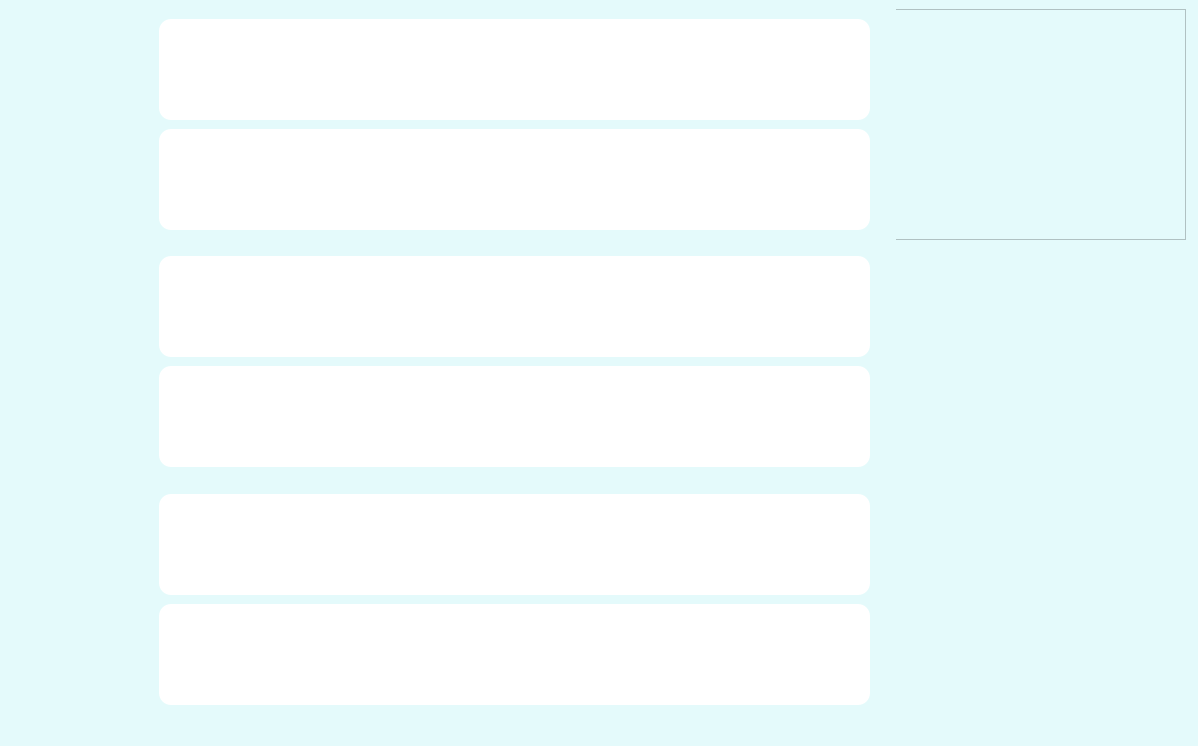
<?xml version="1.0" encoding="UTF-8"?>
<ui version="4.0">
 <class>MainWindow</class>
 <widget class="QMainWindow" name="MainWindow">
  <property name="geometry">
   <rect>
    <x>0</x>
    <y>0</y>
    <width>1198</width>
    <height>746</height>
   </rect>
  </property>
  <property name="windowTitle">
   <string>MainWindow</string>
  </property>
  <property name="styleSheet">
   <string notr="true">background-color: rgb(228, 250, 251)</string>
  </property>
  <widget class="QWidget" name="centralwidget">
   <layout class="QGridLayout" name="gridLayout">
    <item row="0" column="3">
     <widget class="QWidget" name="widget_2" native="true">
      <widget class="QFrame" name="frame">
       <property name="geometry">
        <rect>
         <x>-1</x>
         <y>0</y>
         <width>291</width>
         <height>231</height>
        </rect>
       </property>
       <property name="frameShape">
        <enum>QFrame::StyledPanel</enum>
       </property>
       <property name="frameShadow">
        <enum>QFrame::Raised</enum>
       </property>
      </widget>
     </widget>
    </item>
    <item row="2" column="0" colspan="3">
     <widget class="QWidget" name="widget_6" native="true">
      <widget class="QFrame" name="frameBox_5">
       <property name="geometry">
        <rect>
         <x>150</x>
         <y>10</y>
         <width>711</width>
         <height>101</height>
        </rect>
       </property>
       <property name="styleSheet">
        <string notr="true">background-color: rgb(255, 255, 255);
border-radius: 12px;</string>
       </property>
       <property name="frameShape">
        <enum>QFrame::Box</enum>
       </property>
       <property name="frameShadow">
        <enum>QFrame::Raised</enum>
       </property>
       <widget class="QLabel" name="imageLabel_5">
        <property name="geometry">
         <rect>
          <x>4</x>
          <y>9</y>
          <width>181</width>
          <height>91</height>
         </rect>
        </property>
        <property name="text">
         <string/>
        </property>
       </widget>
       <widget class="QLabel" name="nameLabel_5">
        <property name="geometry">
         <rect>
          <x>200</x>
          <y>10</y>
          <width>211</width>
          <height>51</height>
         </rect>
        </property>
        <property name="styleSheet">
         <string notr="true">font: 75 10pt &quot;Calibri&quot;;</string>
        </property>
        <property name="text">
         <string/>
        </property>
       </widget>
       <widget class="QLabel" name="addrLabel_5">
        <property name="geometry">
         <rect>
          <x>200</x>
          <y>60</y>
          <width>451</width>
          <height>31</height>
         </rect>
        </property>
        <property name="styleSheet">
         <string notr="true">ont: 9pt &quot;Calibri&quot;;</string>
        </property>
        <property name="text">
         <string/>
        </property>
       </widget>
       <widget class="QLabel" name="categoryLabel_5">
        <property name="geometry">
         <rect>
          <x>420</x>
          <y>10</y>
          <width>211</width>
          <height>51</height>
         </rect>
        </property>
        <property name="styleSheet">
         <string notr="true">ont: 9pt &quot;Calibri&quot;;</string>
        </property>
        <property name="text">
         <string/>
        </property>
       </widget>
       <widget class="QPushButton" name="favoriteButton_5">
        <property name="geometry">
         <rect>
          <x>650</x>
          <y>0</y>
          <width>51</width>
          <height>51</height>
         </rect>
        </property>
        <property name="styleSheet">
         <string notr="true">QPushButton {
    border: none;
}

QPushButton:pressed {
    icon-opacity: 0.5;
}
</string>
        </property>
        <property name="text">
         <string/>
        </property>
        <property name="icon">
         <iconset>
          <normaloff>../ASSETS/Yeu thich icon.png</normaloff>../ASSETS/Yeu thich icon.png</iconset>
        </property>
        <property name="iconSize">
         <size>
          <width>60</width>
          <height>70</height>
         </size>
        </property>
        <property name="flat">
         <bool>true</bool>
        </property>
       </widget>
      </widget>
      <widget class="QFrame" name="frameBox_6">
       <property name="geometry">
        <rect>
         <x>150</x>
         <y>120</y>
         <width>711</width>
         <height>101</height>
        </rect>
       </property>
       <property name="mouseTracking">
        <bool>false</bool>
       </property>
       <property name="styleSheet">
        <string notr="true">background-color: rgb(255, 255, 255);
border-radius: 12px;</string>
       </property>
       <property name="frameShape">
        <enum>QFrame::Box</enum>
       </property>
       <property name="frameShadow">
        <enum>QFrame::Raised</enum>
       </property>
       <widget class="QLabel" name="imageLabel_6">
        <property name="geometry">
         <rect>
          <x>4</x>
          <y>9</y>
          <width>181</width>
          <height>91</height>
         </rect>
        </property>
        <property name="text">
         <string/>
        </property>
       </widget>
       <widget class="QLabel" name="nameLabel_6">
        <property name="geometry">
         <rect>
          <x>200</x>
          <y>10</y>
          <width>211</width>
          <height>51</height>
         </rect>
        </property>
        <property name="styleSheet">
         <string notr="true">font: 75 10pt &quot;Calibri&quot;;</string>
        </property>
        <property name="text">
         <string/>
        </property>
       </widget>
       <widget class="QLabel" name="addrLabel_6">
        <property name="geometry">
         <rect>
          <x>200</x>
          <y>60</y>
          <width>451</width>
          <height>31</height>
         </rect>
        </property>
        <property name="styleSheet">
         <string notr="true">ont: 9pt &quot;Calibri&quot;;</string>
        </property>
        <property name="text">
         <string/>
        </property>
       </widget>
       <widget class="QLabel" name="categoryLabel_6">
        <property name="geometry">
         <rect>
          <x>420</x>
          <y>10</y>
          <width>211</width>
          <height>51</height>
         </rect>
        </property>
        <property name="text">
         <string/>
        </property>
       </widget>
       <widget class="QPushButton" name="favoriteButton_6">
        <property name="geometry">
         <rect>
          <x>650</x>
          <y>0</y>
          <width>51</width>
          <height>51</height>
         </rect>
        </property>
        <property name="styleSheet">
         <string notr="true">QPushButton {
    border: none;
}

QPushButton:pressed {
    icon-opacity: 0.5;
}
</string>
        </property>
        <property name="text">
         <string/>
        </property>
        <property name="icon">
         <iconset>
          <normaloff>../ASSETS/Yeu thich icon.png</normaloff>../ASSETS/Yeu thich icon.png</iconset>
        </property>
        <property name="iconSize">
         <size>
          <width>60</width>
          <height>70</height>
         </size>
        </property>
        <property name="flat">
         <bool>true</bool>
        </property>
       </widget>
      </widget>
     </widget>
    </item>
    <item row="1" column="0" colspan="3">
     <widget class="QWidget" name="widget" native="true">
      <widget class="QFrame" name="frameBox_3">
       <property name="geometry">
        <rect>
         <x>150</x>
         <y>10</y>
         <width>711</width>
         <height>101</height>
        </rect>
       </property>
       <property name="styleSheet">
        <string notr="true">background-color: rgb(255, 255, 255);
border-radius: 12px;</string>
       </property>
       <property name="frameShape">
        <enum>QFrame::Box</enum>
       </property>
       <property name="frameShadow">
        <enum>QFrame::Raised</enum>
       </property>
       <widget class="QLabel" name="imageLabel_3">
        <property name="geometry">
         <rect>
          <x>4</x>
          <y>9</y>
          <width>181</width>
          <height>91</height>
         </rect>
        </property>
        <property name="text">
         <string/>
        </property>
       </widget>
       <widget class="QLabel" name="nameLabel_3">
        <property name="geometry">
         <rect>
          <x>200</x>
          <y>10</y>
          <width>211</width>
          <height>51</height>
         </rect>
        </property>
        <property name="styleSheet">
         <string notr="true">font: 75 10pt &quot;Calibri&quot;;</string>
        </property>
        <property name="text">
         <string/>
        </property>
       </widget>
       <widget class="QLabel" name="addrLabel_3">
        <property name="geometry">
         <rect>
          <x>200</x>
          <y>60</y>
          <width>451</width>
          <height>31</height>
         </rect>
        </property>
        <property name="styleSheet">
         <string notr="true">ont: 9pt &quot;Calibri&quot;;</string>
        </property>
        <property name="text">
         <string/>
        </property>
       </widget>
       <widget class="QLabel" name="categoryLabel_3">
        <property name="geometry">
         <rect>
          <x>420</x>
          <y>10</y>
          <width>211</width>
          <height>51</height>
         </rect>
        </property>
        <property name="styleSheet">
         <string notr="true">ont: 9pt &quot;Calibri&quot;;</string>
        </property>
        <property name="text">
         <string/>
        </property>
       </widget>
       <widget class="QPushButton" name="favoriteButton_3">
        <property name="geometry">
         <rect>
          <x>650</x>
          <y>0</y>
          <width>51</width>
          <height>51</height>
         </rect>
        </property>
        <property name="styleSheet">
         <string notr="true">QPushButton {
    border: none;
}

QPushButton:pressed {
    icon-opacity: 0.5;
}
</string>
        </property>
        <property name="text">
         <string/>
        </property>
        <property name="icon">
         <iconset>
          <normaloff>../ASSETS/Yeu thich icon.png</normaloff>../ASSETS/Yeu thich icon.png</iconset>
        </property>
        <property name="iconSize">
         <size>
          <width>60</width>
          <height>70</height>
         </size>
        </property>
        <property name="flat">
         <bool>true</bool>
        </property>
       </widget>
      </widget>
      <widget class="QFrame" name="frameBox_4">
       <property name="geometry">
        <rect>
         <x>150</x>
         <y>120</y>
         <width>711</width>
         <height>101</height>
        </rect>
       </property>
       <property name="styleSheet">
        <string notr="true">background-color: rgb(255, 255, 255);
border-radius: 12px;</string>
       </property>
       <property name="frameShape">
        <enum>QFrame::Box</enum>
       </property>
       <property name="frameShadow">
        <enum>QFrame::Raised</enum>
       </property>
       <widget class="QLabel" name="imageLabel_4">
        <property name="geometry">
         <rect>
          <x>4</x>
          <y>9</y>
          <width>181</width>
          <height>91</height>
         </rect>
        </property>
        <property name="text">
         <string/>
        </property>
       </widget>
       <widget class="QLabel" name="nameLabel_4">
        <property name="geometry">
         <rect>
          <x>200</x>
          <y>10</y>
          <width>211</width>
          <height>51</height>
         </rect>
        </property>
        <property name="styleSheet">
         <string notr="true">font: 75 10pt &quot;Calibri&quot;;</string>
        </property>
        <property name="text">
         <string/>
        </property>
       </widget>
       <widget class="QLabel" name="addrLabel_4">
        <property name="geometry">
         <rect>
          <x>200</x>
          <y>60</y>
          <width>451</width>
          <height>31</height>
         </rect>
        </property>
        <property name="styleSheet">
         <string notr="true">ont: 9pt &quot;Calibri&quot;;</string>
        </property>
        <property name="text">
         <string/>
        </property>
       </widget>
       <widget class="QLabel" name="categoryLabel_4">
        <property name="geometry">
         <rect>
          <x>420</x>
          <y>10</y>
          <width>211</width>
          <height>51</height>
         </rect>
        </property>
        <property name="styleSheet">
         <string notr="true">ont: 9pt &quot;Calibri&quot;;</string>
        </property>
        <property name="text">
         <string/>
        </property>
       </widget>
       <widget class="QPushButton" name="favoriteButton_4">
        <property name="geometry">
         <rect>
          <x>650</x>
          <y>0</y>
          <width>51</width>
          <height>51</height>
         </rect>
        </property>
        <property name="styleSheet">
         <string notr="true">QPushButton {
    border: none;
}

QPushButton:pressed {
    icon-opacity: 0.5;
}
</string>
        </property>
        <property name="text">
         <string/>
        </property>
        <property name="icon">
         <iconset>
          <normaloff>../ASSETS/Yeu thich icon.png</normaloff>../ASSETS/Yeu thich icon.png</iconset>
        </property>
        <property name="iconSize">
         <size>
          <width>60</width>
          <height>70</height>
         </size>
        </property>
        <property name="flat">
         <bool>true</bool>
        </property>
       </widget>
      </widget>
     </widget>
    </item>
    <item row="0" column="0" colspan="3">
     <widget class="QWidget" name="widget_4" native="true">
      <widget class="QFrame" name="frameBox_2">
       <property name="geometry">
        <rect>
         <x>150</x>
         <y>120</y>
         <width>711</width>
         <height>101</height>
        </rect>
       </property>
       <property name="styleSheet">
        <string notr="true">background-color: rgb(255, 255, 255);
border-radius: 12px;</string>
       </property>
       <property name="frameShape">
        <enum>QFrame::Box</enum>
       </property>
       <property name="frameShadow">
        <enum>QFrame::Raised</enum>
       </property>
       <widget class="QLabel" name="imageLabel_2">
        <property name="geometry">
         <rect>
          <x>4</x>
          <y>9</y>
          <width>181</width>
          <height>91</height>
         </rect>
        </property>
        <property name="text">
         <string/>
        </property>
       </widget>
       <widget class="QLabel" name="nameLabel_2">
        <property name="geometry">
         <rect>
          <x>200</x>
          <y>10</y>
          <width>211</width>
          <height>51</height>
         </rect>
        </property>
        <property name="styleSheet">
         <string notr="true">font: 75 10pt &quot;Calibri&quot;;</string>
        </property>
        <property name="text">
         <string/>
        </property>
       </widget>
       <widget class="QLabel" name="addrLabel_2">
        <property name="geometry">
         <rect>
          <x>200</x>
          <y>60</y>
          <width>451</width>
          <height>31</height>
         </rect>
        </property>
        <property name="styleSheet">
         <string notr="true">ont: 9pt &quot;Calibri&quot;;</string>
        </property>
        <property name="text">
         <string/>
        </property>
       </widget>
       <widget class="QLabel" name="categoryLabel_2">
        <property name="geometry">
         <rect>
          <x>420</x>
          <y>10</y>
          <width>211</width>
          <height>51</height>
         </rect>
        </property>
        <property name="styleSheet">
         <string notr="true">ont: 9pt &quot;Calibri&quot;;</string>
        </property>
        <property name="text">
         <string/>
        </property>
       </widget>
       <widget class="QPushButton" name="favoriteButton_2">
        <property name="geometry">
         <rect>
          <x>650</x>
          <y>0</y>
          <width>51</width>
          <height>51</height>
         </rect>
        </property>
        <property name="styleSheet">
         <string notr="true">QPushButton {
    border: none;
}

QPushButton:pressed {
    icon-opacity: 0.5;
}
</string>
        </property>
        <property name="text">
         <string/>
        </property>
        <property name="icon">
         <iconset>
          <normaloff>../ASSETS/Yeu thich icon.png</normaloff>../ASSETS/Yeu thich icon.png</iconset>
        </property>
        <property name="iconSize">
         <size>
          <width>60</width>
          <height>70</height>
         </size>
        </property>
        <property name="flat">
         <bool>true</bool>
        </property>
       </widget>
      </widget>
      <widget class="QFrame" name="framBox">
       <property name="geometry">
        <rect>
         <x>150</x>
         <y>10</y>
         <width>711</width>
         <height>101</height>
        </rect>
       </property>
       <property name="styleSheet">
        <string notr="true">background-color: rgb(255, 255, 255);
border-radius: 12px;</string>
       </property>
       <property name="frameShape">
        <enum>QFrame::Box</enum>
       </property>
       <property name="frameShadow">
        <enum>QFrame::Raised</enum>
       </property>
       <widget class="QLabel" name="imageLabel">
        <property name="geometry">
         <rect>
          <x>4</x>
          <y>9</y>
          <width>181</width>
          <height>91</height>
         </rect>
        </property>
        <property name="text">
         <string/>
        </property>
       </widget>
       <widget class="QLabel" name="nameLabel">
        <property name="geometry">
         <rect>
          <x>200</x>
          <y>10</y>
          <width>211</width>
          <height>51</height>
         </rect>
        </property>
        <property name="styleSheet">
         <string notr="true">font: 75 10pt &quot;Calibri&quot;;</string>
        </property>
        <property name="text">
         <string/>
        </property>
       </widget>
       <widget class="QLabel" name="addrLabel">
        <property name="geometry">
         <rect>
          <x>200</x>
          <y>60</y>
          <width>451</width>
          <height>31</height>
         </rect>
        </property>
        <property name="styleSheet">
         <string notr="true">ont: 9pt &quot;Calibri&quot;;</string>
        </property>
        <property name="text">
         <string/>
        </property>
       </widget>
       <widget class="QLabel" name="categoryLabel">
        <property name="geometry">
         <rect>
          <x>420</x>
          <y>10</y>
          <width>211</width>
          <height>51</height>
         </rect>
        </property>
        <property name="styleSheet">
         <string notr="true">font: 9pt &quot;Calibri&quot;;</string>
        </property>
        <property name="text">
         <string/>
        </property>
       </widget>
       <widget class="QPushButton" name="favoriteButton">
        <property name="geometry">
         <rect>
          <x>650</x>
          <y>0</y>
          <width>51</width>
          <height>51</height>
         </rect>
        </property>
        <property name="styleSheet">
         <string notr="true">QPushButton {
    border: none;
}

QPushButton:pressed {
    icon-opacity: 0.5;
}
</string>
        </property>
        <property name="text">
         <string/>
        </property>
        <property name="icon">
         <iconset>
          <normaloff>../ASSETS/Yeu thich icon.png</normaloff>../ASSETS/Yeu thich icon.png</iconset>
        </property>
        <property name="iconSize">
         <size>
          <width>60</width>
          <height>70</height>
         </size>
        </property>
        <property name="flat">
         <bool>true</bool>
        </property>
       </widget>
      </widget>
      <widget class="QPushButton" name="homeButton">
       <property name="geometry">
        <rect>
         <x>30</x>
         <y>30</y>
         <width>60</width>
         <height>60</height>
        </rect>
       </property>
       <property name="styleSheet">
        <string notr="true">QPushButton {
    border: none;
}

QPushButton:pressed {
    icon-opacity: 0.5;
}
</string>
       </property>
       <property name="locale">
        <locale language="Czech" country="CzechRepublic"/>
       </property>
       <property name="text">
        <string/>
       </property>
       <property name="icon">
        <iconset>
         <normaloff>../ASSETS/home.png</normaloff>../ASSETS/home.png</iconset>
       </property>
       <property name="iconSize">
        <size>
         <width>50</width>
         <height>50</height>
        </size>
       </property>
       <property name="flat">
        <bool>true</bool>
       </property>
      </widget>
     </widget>
    </item>
   </layout>
  </widget>
  <widget class="QStatusBar" name="statusbar"/>
 </widget>
 <resources/>
 <connections/>
</ui>
